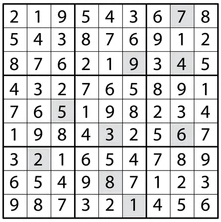
#> input picture dataset/sudoku-003-answer.png, 221 x 222 px
$ python -i sudoku_util.py   (imports and definitions only)
#> lines starting #> are read from the running program, lines starting #| are printed output that depends on the picture; after the words box and inside, x2 and y2 are one past the last pixel; in counts of white or black regions, pixels touching at a corner belong together

# ----------------------------------------------------------------------------------
#  %%                      CONSTANTS
# ----------------------------------------------------------------------------------
from collections import Counter, defaultdict
from os import getcwd
from os.path import join
import numpy as np
import cv2
from matplotlib import pyplot as plt

EXECUTION_PATH = getcwd()

if 'projet_sudoku' in EXECUTION_PATH:
    EXECUTION_PATH = EXECUTION_PATH.split('projet_sudoku')[0]
if 'PROJETS' not in EXECUTION_PATH:
    EXECUTION_PATH = join(EXECUTION_PATH, "PROJETS")
if 'projet_sudoku' not in EXECUTION_PATH:
    EXECUTION_PATH = join(EXECUTION_PATH, "projet_sudoku")
# [1 line not run here, left out]


PATH_SUDOKU_DIR = join(EXECUTION_PATH, "dataset", "sudoku")

# SUDOKU_IMG_PATH = list({join(EXECUTION_PATH, "dataset", "sudoku-00"+str(i)+".png") for i in range(1, 9)} | {join(EXECUTION_PATH, "dataset", "sudoku-0"+str(i)+".png") for i in range(10, 20)} )

SUDOKUS = {
            "sudoku-001.png" :[ [5,3,0,0,7,0,0,0,0],
                                [6,0,0,1,9,5,0,0,0],
                                [0,9,8,0,0,0,0,6,0],

                                [8,0,0,0,6,0,0,0,3],
                                [4,0,0,8,0,3,0,0,1],
                                [7,0,0,0,2,0,0,0,6],

                                [0,6,0,0,0,0,2,8,0],
                                [0,0,0,4,1,9,0,0,5],
                                [0,0,0,0,8,0,0,7,9],
                            ],

            "sudoku-002.png" :[ [0,0,0,0,0,0,0,0,0],
                                [0,1,2,0,3,4,5,6,7],
                                [0,3,4,5,0,6,1,8,2],

                                [0,0,1,0,5,8,2,0,6],
                                [0,0,8,6,0,0,0,0,1],
                                [0,2,0,0,0,7,0,5,0],

                                [0,0,3,7,0,5,0,2,8],
                                [0,8,0,0,6,0,7,0,0],
                                [2,0,7,0,8,3,6,1,5],
                            ],

            "sudoku-003.png" : [[2,0,9,0,0,0,6,0,0],
                        [0,4,0,8,7,0,0,1,2],
                        [8,0,0,0,1,9,0,4,0],
                        [0,3,0,7,0,0,8,0,1],
                        [0,6,5,0,0,8,0,3,0],
                        [1,0,0,0,3,0,0,0,7],
                        [0,0,0,6,5,0,7,0,9],
                        [6,0,4,0,0,0,0,2,0],
                        [0,8,0,3,0,1,4,5,0]],

            "sudoku-004.png" :[[1,0,0,0,8,0,0,0,9],
                        [0,5,0,6,0,1,0,2,0],
                        [0,0,0,5,0,3,0,0,0],

                        [0,9,6,1,0,4,8,3,0],
                        [3,0,0,0,6,0,0,0,5],
                        [0,1,5,9,0,8,4,6,0],

                        [0,0,0,7,0,5,0,0,0],
                        [0,8,0,3,0,9,0,7,0],
                        [5,0,0,0,1,0,0,0,3],
            ],

            "sudoku-005.png" :[[0,0,5,0,0,0,8,0,0],
                        [8,1,6,0,0,5,4,2,7],
                        [7,0,2,6,0,0,0,1,9],

                        [2,0,0,0,0,7,3,0,1],
                        [6,9,0,1,0,8,7,0,0],
                        [3,7,1,5,0,0,0,4,0],

                        [0,6,0,9,0,2,0,0,0],
                        [1,0,3,0,4,0,9,7,0],
                        [5,8,0,7,0,0,2,6,4],
            ],

            "sudoku-006.png" :[ [8,0,0,0,0,0,0,0,0],
                                [0,0,3,6,0,0,0,0,0],
                                [0,7,0,0,9,0,2,0,0],

                                [0,5,0,0,0,7,0,0,0],
                                [0,0,0,0,4,5,7,0,0],
                                [0,0,0,1,0,0,0,3,0],

                                [0,0,1,0,0,0,0,6,8],
                                [0,0,8,5,0,0,0,1,0],
                                [0,9,0,0,0,0,4,0,0],
                            ],

            "sudoku-007.png" :[ [2,1,0,0,6,0,9,0,0],
                                [0,0,0,0,0,9,1,0,0],
                                [4,0,9,3,1,0,0,5,8],

                                [0,0,1,0,0,5,0,4,0],
                                [9,0,4,0,3,0,8,0,5],
                                [0,5,0,2,0,0,6,0,0],

                                [3,8,0,0,4,0,5,0,6],
                                [0,0,6,7,0,0,0,0,2],
                                [0,0,7,0,8,0,3,0,9],
                            ],

            "sudoku-008.png" :[ [0,4,0,2,0,1,0,6,0],
                                [0,0,0,0,0,0,0,0,0],
                                [9,0,5,0,0,0,3,0,7],

                                [0,0,0,0,0,0,0,0,0],
                                [5,0,7,0,8,0,1,0,4],
                                [0,1,0,0,0,0,0,9,0],

                                [0,0,1,0,0,0,6,0,0],
                                [0,0,0,7,0,5,0,0,0],
                                [6,0,8,9,0,4,5,0,3],
                            ],
    }

SUDOKUS_ANSWER = {
           "sudoku-003.png" : [[2,1,9,5,4,3,6,7,8],
                        [5,4,3,8,7,6,9,1,2],
                        [8,7,6,2,1,9,3,4,5],
                        [4,3,2,7,6,5,8,9,1],
                        [7,6,5,1,9,8,2,3,4],
                        [1,9,8,4,3,2,5,6,7],
                        [3,2,1,6,5,4,7,8,9],
                        [6,5,4,9,8,7,1,2,3],
                        [9,8,7,3,2,1,4,5,6]],

            "sudoku-005.png" :[[9,4,5,2,7,1,8,3,6],
                        [8,1,6,3,9,5,4,2,7],
                        [7,3,2,6,8,4,5,1,9],

                        [2,5,8,4,6,7,3,9,1],
                        [6,9,4,1,3,8,7,5,2],
                        [3,7,1,5,2,9,6,4,8],

                        [4,6,7,9,5,2,1,8,3],
                        [1,2,3,8,4,6,9,7,5],
                        [5,8,9,7,1,3,2,6,4],
            ],
            # "sudoku-004.png" :[[1,3,7,4,8,2,6,5,9],
            #             [8,5,9,6,7,1,3,2,4],
            #             [6,2,4,5,9,3,7,8,1],

            #             [2,9,6,1,5,4,8,3,7],
            #             [3,4,8,2,6,7,1,9,5],
            #             [7,1,5,9,3,8,4,6,2],

            #             [9,6,3,7,4,5,2,1,8],
            #             [4,8,1,3,2,9,5,7,6],
            #             [5,7,2,8,1,6,9,4,3]],

            # "sudoku-004.pngb":[[1, 6, 3, 4, 8, 2, 7, 5, 9],
            #             [9, 5, 4, 6, 7, 1, 3, 2, 8],
            #             [8, 2, 7, 5, 9, 3, 6, 1, 4],

            #             [2, 9, 6, 1, 5, 4, 8, 3, 7],
            #             [3, 4, 8, 2, 6, 7, 1, 9, 5],
            #             [7, 1, 5, 9, 3, 8, 4, 6, 2],

            #             [4, 3, 1, 7, 2, 5, 9, 8, 6],
            #             [6, 8, 2, 3, 4, 9, 5, 7, 1],
            #             [5, 7, 9, 8, 1, 6, 2, 4, 3]],
    }
# ----------------------------------------------------------------------------------
#  %%                      FILES
# ----------------------------------------------------------------------------------
from pathlib import Path
# [14 lines left out: function create_dir, not called in this run]

from os.path import join, exists, isfile
from os import remove, rename
import shutil

# [22 lines left out: function remove_file_if_exist, not called in this run]

from glob import glob
# [16 lines left out: functions list_dir_files, list_dir_dir, not called in this run]
# ----------------------------------------------------------------------------------
#  %%                      IMAGES
# ----------------------------------------------------------------------------------
import cv2
from copy import deepcopy
def preProcess(img_path, size = None, less_limit=200,verbose=0):
#> called with img_path = 'dataset/sudoku-003-answer.png', less_limit = 200, verbose = 0
    res = None
    t_img = cv2.imread(img_path,0)
#> t_img: shape (222, 221); min 0, max 255, mean 214.1
    # imgGray = cv2.cvtColor(img, cv2.COLOR_BGR2GRAY)  # CONVERT IMAGE TO GRAY SCALE
    noiseless_image_bw = cv2.fastNlMeansDenoising(t_img, None, 20, 7, 21)
    imgBlur = cv2.GaussianBlur(noiseless_image_bw, (5, 5), 1)  # ADD GAUSSIAN BLUR
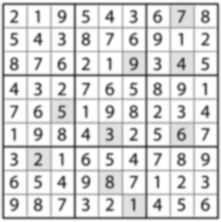
#> imgBlur: shape (222, 221); min 56, max 255, mean 214.3

    # [8 lines of commented-out code are left out]

    imgThreshold = cv2.adaptiveThreshold(imgBlur, 255, 1, 1, 11, 2)  # APPLY ADAPTIVE THRESHOLD
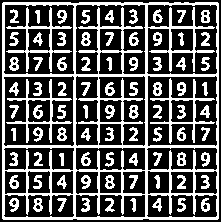
#> imgThreshold: shape (222, 221); 34.1% white; 85 white regions, largest, box (x1, y1, x2, y2) and area: (2, 2, 219, 220) 9031, (6, 7, 72, 72) 669, (6, 79, 72, 143) 631
    res = imgThreshold
    # [4 lines of commented-out code are left out]

    if size is not None:
        res = cv2.resize(res, size)

    if verbose>0:
        images = {
            'Orignial B&W':t_img,
            'noiseless' : noiseless_image_bw,
            'GaussianBlur' : imgBlur,
            'adaptiveThreshold' : imgThreshold,
            }
        # if len(imgReduc)>0:
        #     images["imgReduc"] = imgReduc
        #     images["imgThresholdReduce"] = imgThresholdReduce
        displayImages(images=images)
    return res


# [159 lines left out: functions displayImages, draw_digits, print_sudoku, print_sudoku_and_result, get_sudoku_img_path, most_number_by_idx and 1 more, not called in this run]

# ----------------------------------------------------------------------------------
#                        MAIN
# ----------------------------------------------------------------------------------
# %% main
# [8 lines not run here, left out]

>>> result = preProcess('dataset/sudoku-003-answer.png')

$ run again, on dataset/sudoku-009.png
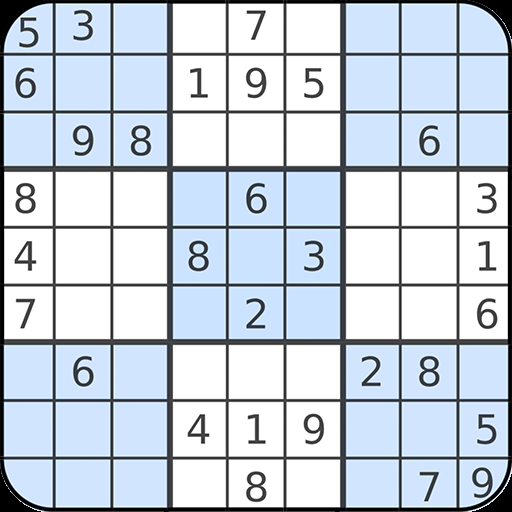
#> input picture dataset/sudoku-009.png, 512 x 512 px
#> in preProcess, `imgBlur = cv2.GaussianBlur(noiseless_image_bw, (5, 5), 1)`:
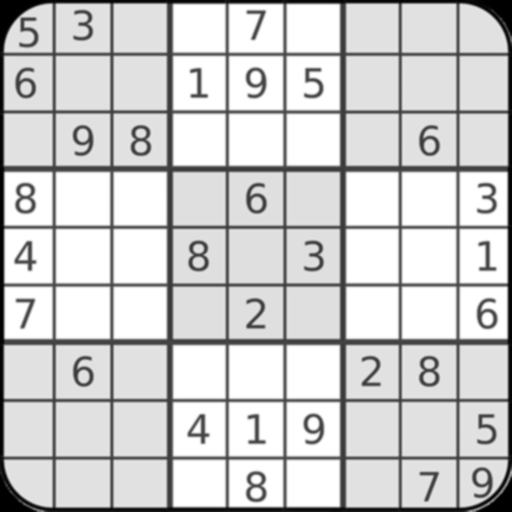
#> imgBlur: shape (512, 512); min 0, max 255, mean 205
#> in preProcess, `imgThreshold = cv2.adaptiveThreshold(imgBlur, 255, 1, 1, 11, 2)`:
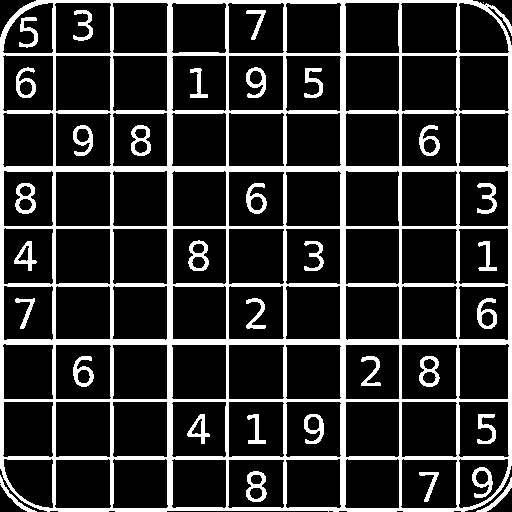
#> imgThreshold: shape (512, 512); 18.4% white; 34 white regions (1 under 20 px), largest, box (x1, y1, x2, y2) and area: (0, 0, 512, 512) 39792, (15, 183, 36, 214) 325, (246, 471, 267, 502) 323

$ run again, on dataset/sudoku-010.png
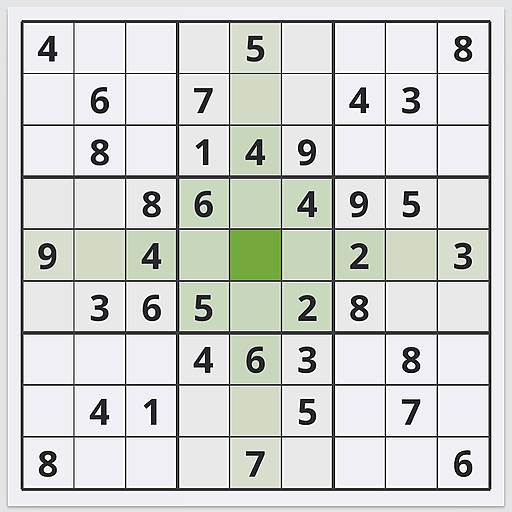
#> input picture dataset/sudoku-010.png, 512 x 512 px
#> in preProcess, `imgBlur = cv2.GaussianBlur(noiseless_image_bw, (5, 5), 1)`:
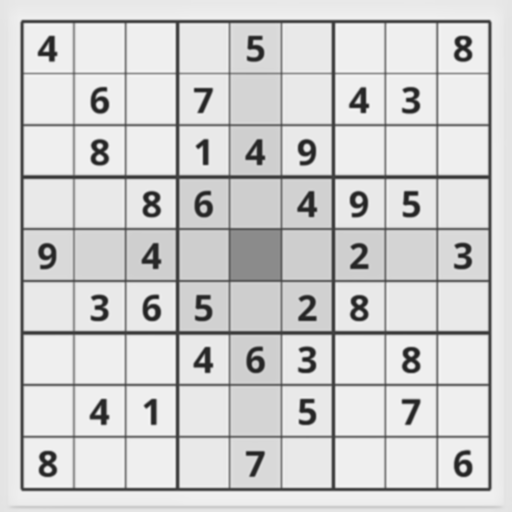
#> imgBlur: shape (512, 512); min 30, max 246, mean 209.4
#> in preProcess, `imgThreshold = cv2.adaptiveThreshold(imgBlur, 255, 1, 1, 11, 2)`:
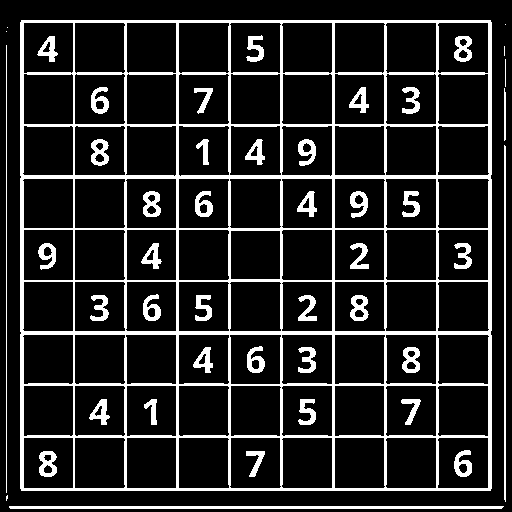
#> imgThreshold: shape (512, 512); 15.1% white; 47 white regions (5 under 20 px), largest, box (x1, y1, x2, y2) and area: (20, 20, 492, 491) 27385, (9, 506, 504, 509) 1481, (504, 145, 506, 502) 711

$ run again, on dataset/sudoku-011.png
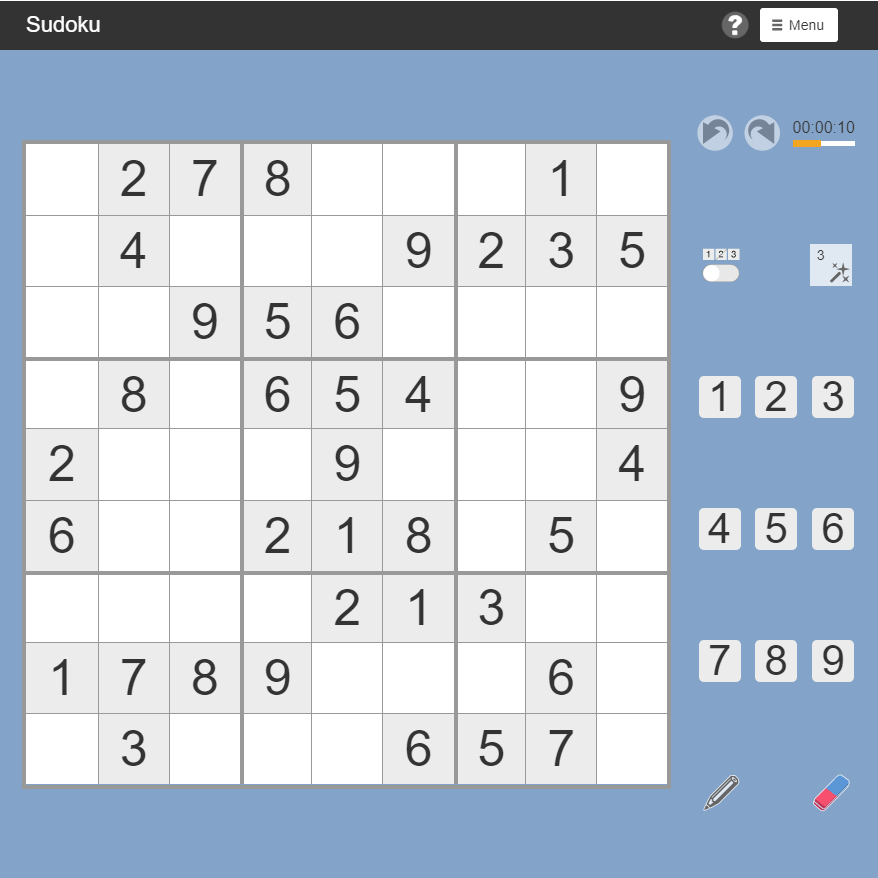
#> input picture dataset/sudoku-011.png, 878 x 878 px
#> in preProcess, `t_img = cv2.imread(img_path,0)`:
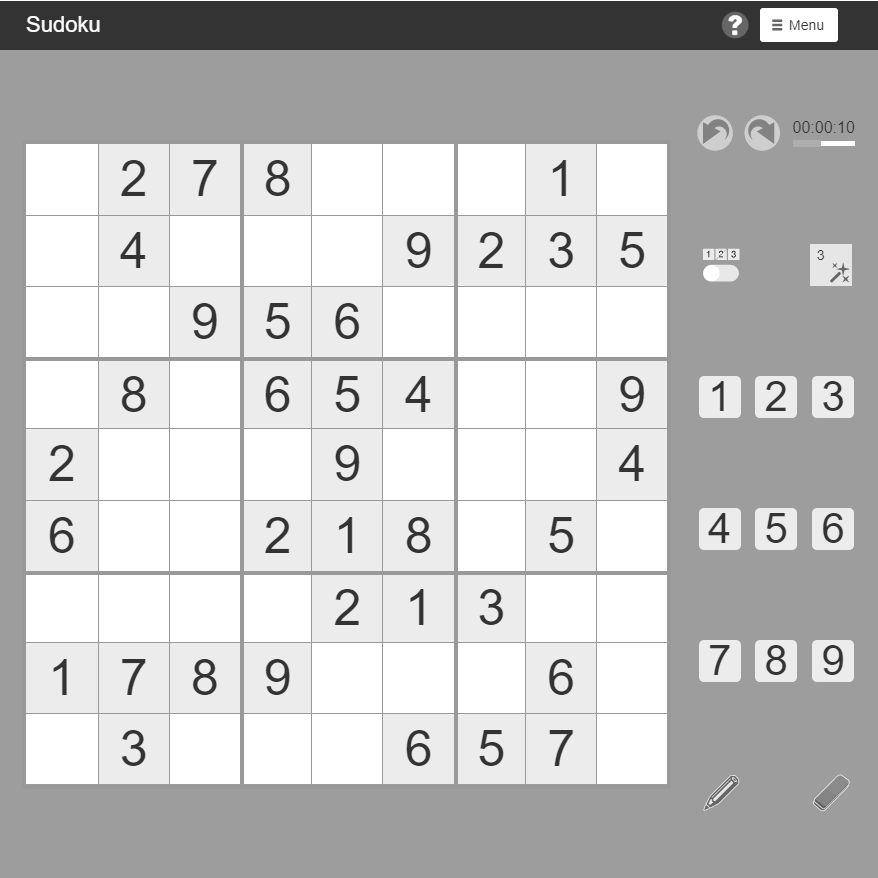
#> t_img: shape (878, 878); min 51, max 255, mean 196
#> in preProcess, `imgThreshold = cv2.adaptiveThreshold(imgBlur, 255, 1, 1, 11, 2)`:
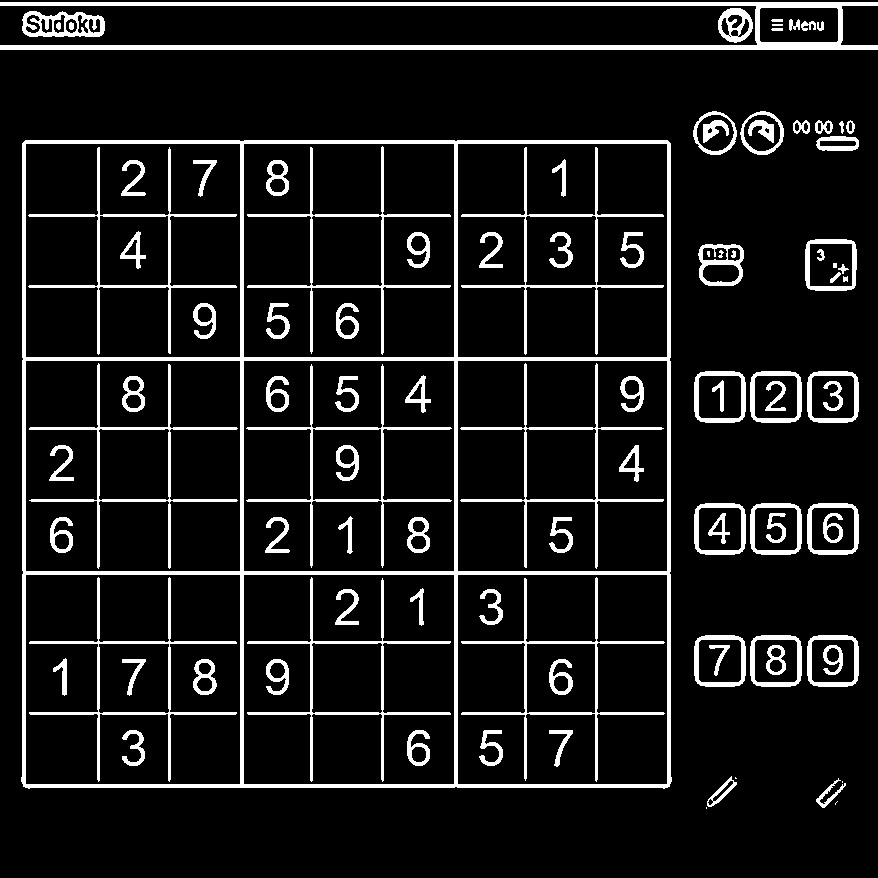
#> imgThreshold: shape (878, 878); 10.3% white; 101 white regions (5 under 20 px), largest, box (x1, y1, x2, y2) and area: (21, 140, 672, 789) 20468, (0, 2, 878, 50) 8668, (28, 147, 237, 355) 2395
